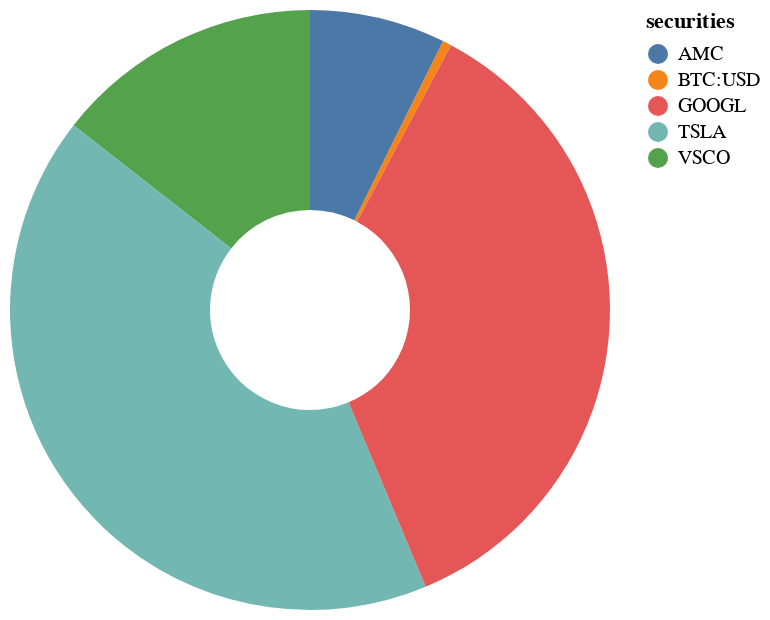

The code cell stored with this chart in its notebook:
### Markdown cell above
### Portfolio Pie Chart

### Code cell
one = size_portfolio_df['securities']
two = size_portfolio_df['position_size']
user_in_holdings = portfolio_piechart(one, two)
user_in_holdings

### Figure 1 — Vega-Lite specification as saved in the notebook (floating-point values rounded to 4 significant figures)
{"config": {"view": {"continuousWidth": 300, "continuousHeight": 300}}, "data": {"name": "data-43c7d492dbaf8460ca310952c4dff70c"}, "mark": {"type": "arc", "innerRadius": 50}, "encoding": {"color": {"field": "securities", "type": "nominal"}, "theta": {"field": "position_size", "type": "quantitative"}, "tooltip": [{"field": "securities", "type": "nominal"}, {"field": "position_size", "type": "quantitative"}]}, "$schema": "https://vega.github.io/schema/vega-lite/v5.15.1.json", "datasets": {"data-43c7d492dbaf8460ca310952c4dff70c": [{"securities": "BTC:USD", "position_size": 112.1}, {"securities": "AMC", "position_size": 1725.0}, {"securities": "VSCO", "position_size": 3406.0}, {"securities": "TSLA", "position_size": 9873.0}, {"securities": "GOOGL", "position_size": 8469.0}]}}
